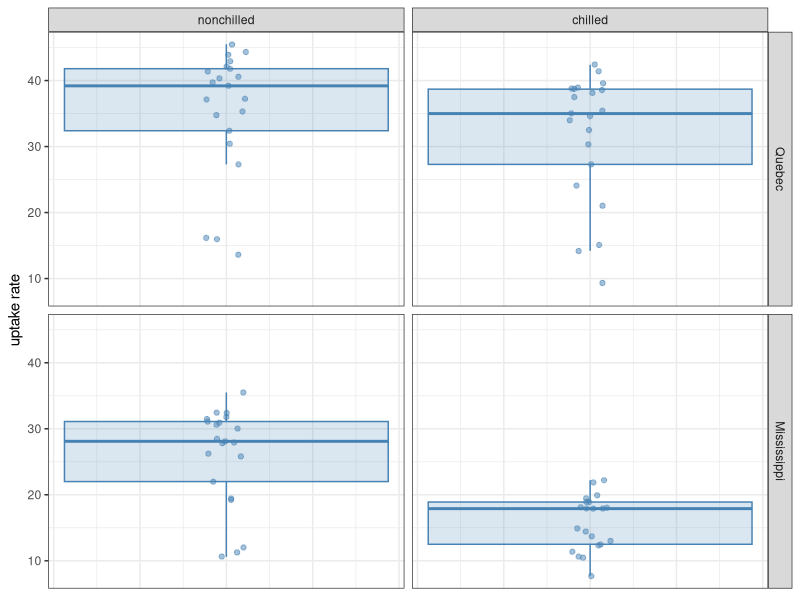
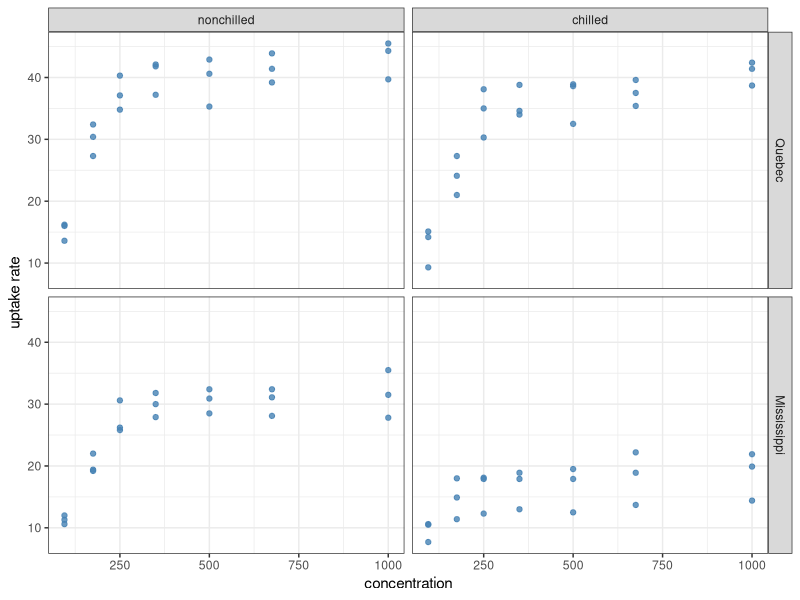
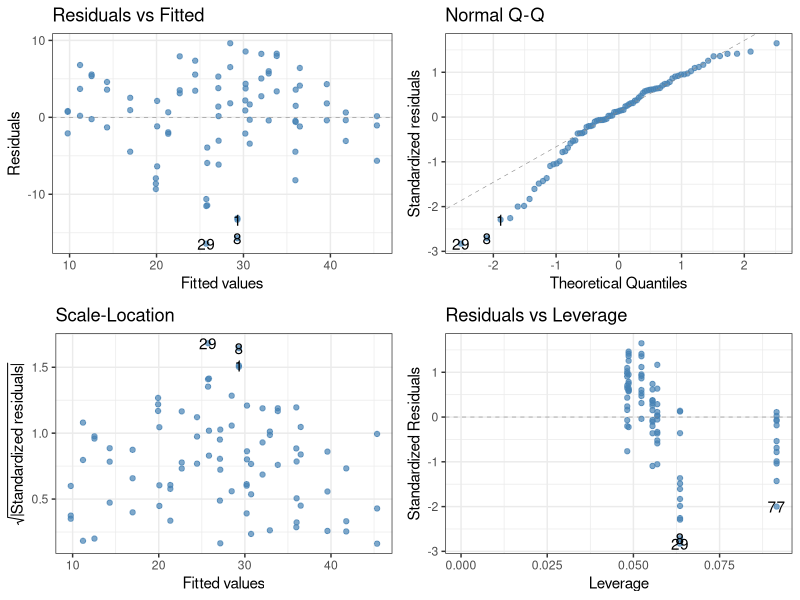
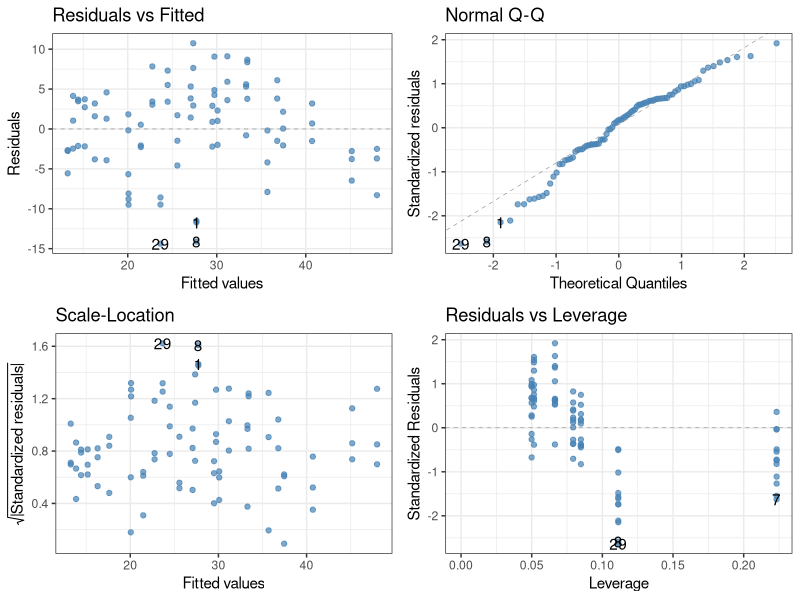
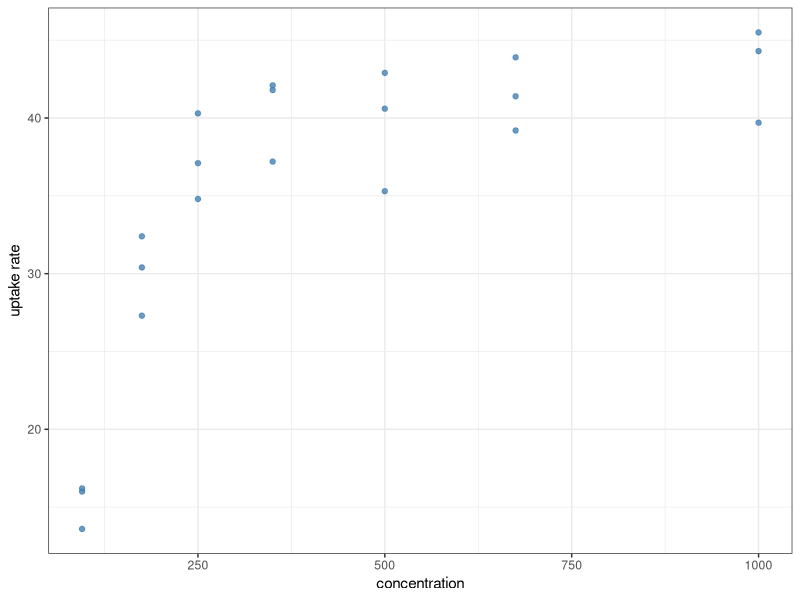
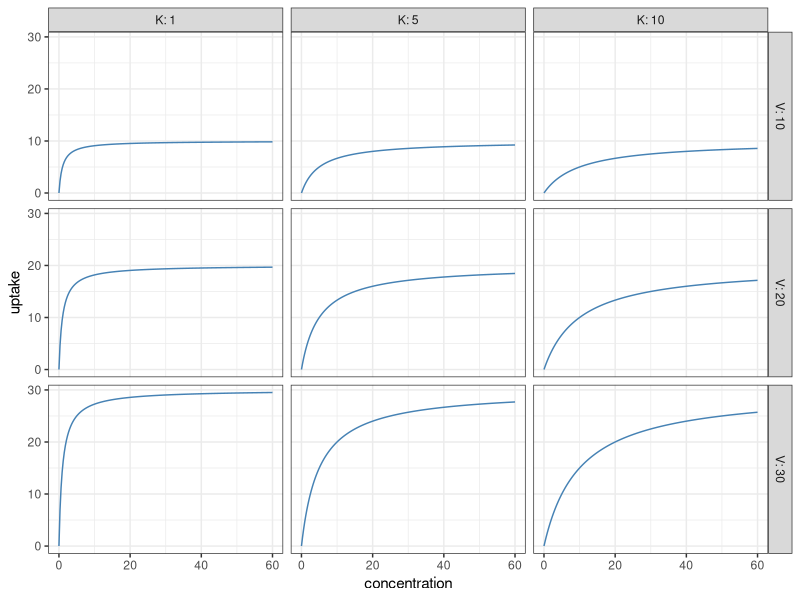
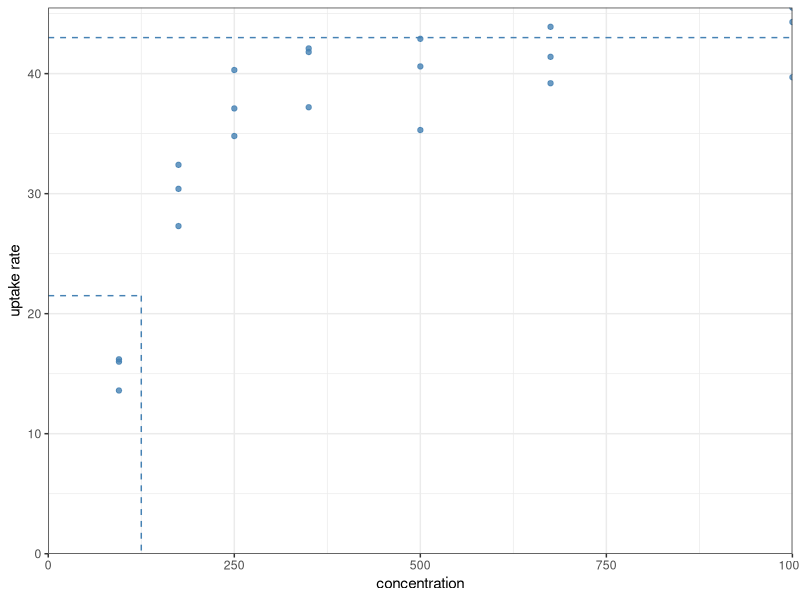

These charts were generated, in order, by the following R code: (Note: this script raises an error after producing the figures.)
## ---- chunk 1
#| message: false
library(tidyverse)
as_tibble(CO2)
## ---- chunk 2
as_tibble(CO2) |>
  ggplot(aes(x = 0, y = uptake)) +
  geom_boxplot(colour = "steelblue", fill = "steelblue",
               alpha = 0.2, outlier.shape = NA) +
  geom_jitter(colour = "steelblue", alpha = 0.5, width = 0.05) +
  facet_grid(Type ~ Treatment) +
  ylab("uptake rate") +
  theme_bw() +
  theme(axis.title.x = element_blank(), # The x-axis is meaningless here,
        axis.ticks.x = element_blank(), # so remove title, tick marks,
        axis.text.x = element_blank())  # and labels from it
## ---- chunk 3
as_tibble(CO2) |>
  ggplot(aes(x = conc, y = uptake)) +
  geom_point(colour = "steelblue", alpha = 0.8) +
  facet_grid(Type ~ Treatment) +
  labs(x = "concentration", y = "uptake rate") +
  theme_bw()
## ---- chunk 4
lm(uptake ~ conc + Type * Treatment, data = CO2) |> anova()
## ---- chunk 5
#| warning: false
#| fig-height: 6
library(ggfortify)

lm(uptake ~ conc + Type * Treatment, data = CO2) |>
  autoplot(smooth.colour = NA, colour = "steelblue", alpha = 0.7) +
  theme_bw()
## ---- chunk 6
lm(uptake ~ conc + Type * Treatment, data = CO2) |> summary()
## ---- chunk 7
#| warning: false
#| fig-height: 6
lm(uptake ~ conc * Type * Treatment, data = CO2) |> anova()
lm(uptake ~ conc * Type * Treatment, data = CO2) |> summary()
lm(uptake ~ conc * Type * Treatment, data = CO2) |>
  autoplot(smooth.colour = NA, colour = "steelblue", alpha = 0.7) +
  theme_bw()
## ---- chunk 8
as_tibble(CO2) |>
  filter(Type == "Quebec", Treatment == "nonchilled") |>
  ggplot(aes(x = conc, y = uptake)) +
  geom_point(colour = "steelblue", alpha = 0.8) +
  labs(x = "concentration", y = "uptake rate") +
  theme_bw()
## ---- chunk 9
#| message: false
expand_grid(V = c(10, 20, 30), # This function creates a tibble with all
            K = c(1, 5, 10),   # possible combinations of the inputs
            concentration = seq(0, 60, l = 201)) |>
  group_by(V, K) |>
  mutate(uptake = V * concentration / (K + concentration)) |>
  ungroup() |>
  ggplot(aes(x = concentration, y = uptake)) +
  geom_line(colour = "steelblue") +
  facet_grid(V ~ K, labeller = label_both) +
  theme_bw()
## ---- chunk 10
as_tibble(CO2) |>
  filter(Type == "Quebec", Treatment == "nonchilled") |>
  ggplot(aes(x = conc, y = uptake)) +
  geom_point(colour = "steelblue", alpha = 0.8) +
  geom_hline(yintercept = 43, linetype = "dashed", colour = "steelblue") +
  annotate(geom = "segment", x = 0, y = 43/2, xend = 125, yend = 43/2,
           linetype = "dashed", colour = "steelblue") +
  annotate(geom = "segment", x = 125, y = 43/2, xend = 125, yend = 0,
           linetype = "dashed", colour = "steelblue") +
  scale_x_continuous(name = "concentration",
                     limits = c(0, NA), expand = c(0, 0)) +
  scale_y_continuous(name = "uptake rate",
                     limits = c(0, NA), expand = c(0, 0)) +
  theme_bw()
## ---- chunk 11
list(a = 3, b = "Hello!", myTable = tibble(x = c(1, 2), y = c(3, 4)))
## ---- chunk 12
myList <- list(
  a = 3,
  b = "Hello!",
  myTable = tibble(x = c(1, 2), y = c(3, 4))
)
## ---- chunk 13
myList$myTable # Access the entry called myTable in the list
## ---- chunk 14
myList[[3]] # Access the third entry (myTable) in the list
## ---- chunk 15
sum(c(1, 2, 3))
## ---- chunk 16
#| error: true
sum(list(1, 2, 3))
## ---- chunk 17
nonlinearFit <- as_tibble(CO2) |>
  filter(Type == "Quebec", Treatment == "nonchilled") |>
  nls(uptake ~ V*conc/(K + conc), data = _, start = list(V = 43, K = 125))

print(nonlinearFit)
## ---- chunk 18
summary(nonlinearFit)
## ---- chunk 19
predict(nonlinearFit)
## ---- chunk 20
as_tibble(CO2) |>
  filter(Type == "Quebec", Treatment == "nonchilled") |>
  mutate(pred = predict(nonlinearFit)) |>
  ggplot() +
  geom_point(aes(x = conc, y = uptake), colour = "steelblue", alpha = 0.8) +
  geom_line(aes(x = conc, y = pred), linetype = "dashed", alpha = 0.5) +
  labs(x = "concentration", y = "uptake rate") +
  theme_bw()
## ---- chunk 21
V_fitted <- coef(nonlinearFit)["V"] # Get fitted values of V and K
K_fitted <- coef(nonlinearFit)["K"] # from the vector of coefficients

as_tibble(CO2) |>
  filter(Type == "Quebec", Treatment == "nonchilled") |>
  ggplot() +
  geom_point(aes(x = conc, y = uptake), colour = "steelblue", alpha = 0.8) +
  geom_function(fun = function(x) V_fitted * x / (K_fitted + x),
                linetype = "dashed", alpha = 0.5) +
  labs(x = "concentration", y = "uptake rate") +
  theme_bw()
